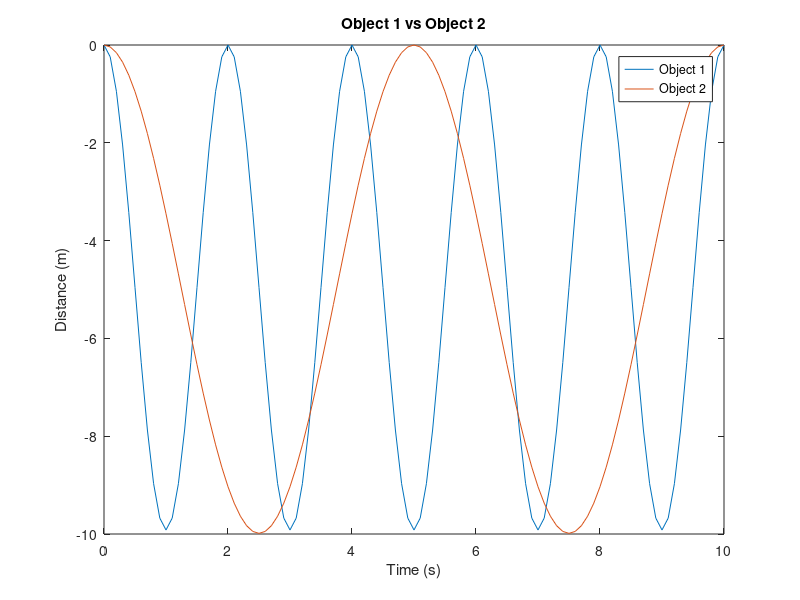
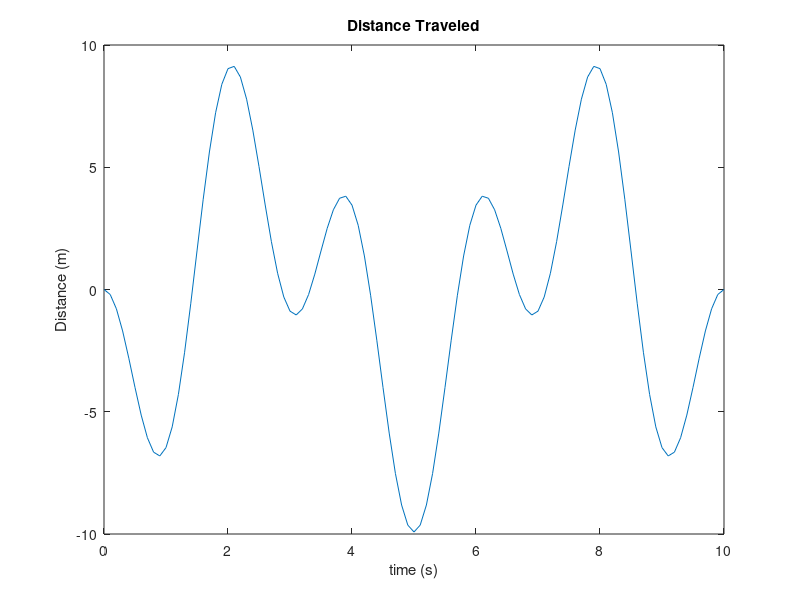

Here is the MATLAB script that generated these plots, in order:
%%%%%%%%%%%%%%%%%%%%%%%%%%%%%%%%%%%%%%%%%%%%%%%%%%%%%%%%%%%
%Jared Ross
%6/21/2017
%Models II
%%%%%%%%%%%%%%%%%%%%%%%%%%%%%%%%%%%%%%%%%%%%%%%%%%%%%%%%%%%
%Lab 7
%Part C
%Lab07_Data2.mat 
%%%%%%%%%%%%%%%%%%%%%%%%%%%%%%%%%%%%%%%%%%%%%%%%%%%%%%%%%%%
%clean up
clear all;
close all;
clc; 
commandwindow;
%loading Lab07_Data2.mat 
load Lab07_Data2.mat 
%work/code for Lab07_Data2.mat
dt  = time(2) - time(1);
% declaring variables 
curve1 =0;
curve2 = 0; 
% finding/ caluclating curve 1 and curve 2 
for k = 2:length(time)
 curve1(k) = curve1(k-1) + (vel_ob1(k) + vel_ob1(k-1)) / 2 * dt;
 curve2(k) = curve2(k-1) + (vel_ob2(k) + vel_ob2(k-1)) / 2 * dt;
end

distf = curve1 - curve2; 
plot(time,curve1,time,curve2);
title('Object 1 vs Object 2')
xlabel('Time (s)');
ylabel('Distance (m)');
legend('Object 1','Object 2');
figure 
plot (time,distf);
title('Distance Traveled');
xlabel('time (s)');
ylabel('Distance (m)');
fprintf('Final Distance is :%0.02f \n',distf(end));